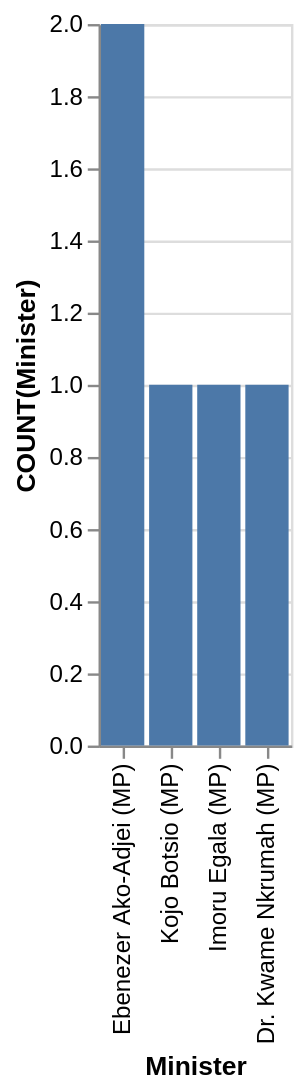

Write the Vega-Lite specification saved for this chart.
### Vega-Lite specification from a JSON file in a GitHub repository (floating-point values rounded to 4 significant figures)
{"data": {"values": [{"x_data": "Ebenezer Ako-Adjei (MP)", "y_data": 2}, {"x_data": "Kojo Botsio (MP)", "y_data": 1}, {"x_data": "Imoru Egala (MP)", "y_data": 1}, {"x_data": "Dr. Kwame Nkrumah (MP)", "y_data": 1}]}, "mark": "bar", "encoding": {"x": {"field": "x_data", "type": "nominal", "title": "Minister", "sort": {"op": "sum", "field": "y_data", "order": "descending"}}, "y": {"field": "y_data", "type": "quantitative", "title": "COUNT(Minister)"}}}
